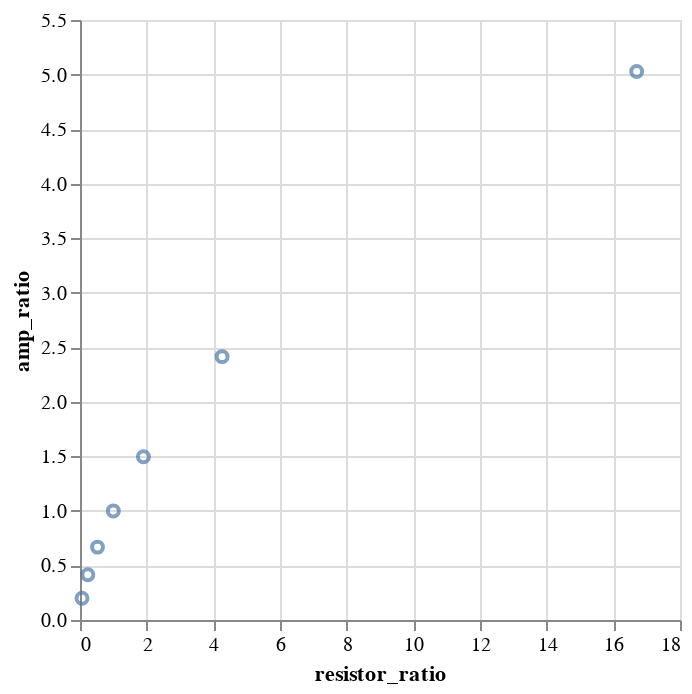

Notebook source saved alongside this figure:
### Code cell
alt.Chart(dfn).mark_point().encode(x="resistor_ratio", y="amp_ratio")

### Figure 1 — Vega-Lite specification as saved in the notebook (floating-point values rounded to 4 significant figures)
{"config": {"view": {"continuousWidth": 300, "continuousHeight": 300}}, "data": {"name": "data-23eaf4839f5499a3a80d4926c6d1a4fa"}, "mark": {"type": "point"}, "encoding": {"x": {"field": "resistor_ratio", "type": "quantitative"}, "y": {"field": "amp_ratio", "type": "quantitative"}}, "$schema": "https://vega.github.io/schema/vega-lite/v5.17.0.json", "datasets": {"data-23eaf4839f5499a3a80d4926c6d1a4fa": [{"angle": -33.75, "radian": -0.589, "left": 0.1951, "right": 0.9808, "resistors_right": 100.0, "resistors_left": 1670.0, "res_inv_left": 0.05988, "amp_ratio": 0.1989, "resistor_ratio": 0.05988}, {"angle": -22.5, "radian": -0.3927, "left": 0.3827, "right": 0.9239, "resistors_right": 103.0, "resistors_left": 439.0, "res_inv_left": 0.2278, "amp_ratio": 0.4142, "resistor_ratio": 0.2346}, {"angle": -11.25, "radian": -0.1963, "left": 0.5556, "right": 0.8315, "resistors_right": 113.0, "resistors_left": 215.0, "res_inv_left": 0.4651, "amp_ratio": 0.6682, "resistor_ratio": 0.5256}, {"angle": 0.0, "radian": 0.0, "left": 0.7071, "right": 0.7071, "resistors_right": 141.0, "resistors_left": 141.0, "res_inv_left": 0.7092, "amp_ratio": 1.0, "resistor_ratio": 1.0}, {"angle": 11.25, "radian": 0.1963, "left": 0.8315, "right": 0.5556, "resistors_right": 215.0, "resistors_left": 113.0, "res_inv_left": 0.885, "amp_ratio": 1.497, "resistor_ratio": 1.903}, {"angle": 22.5, "radian": 0.3927, "left": 0.9239, "right": 0.3827, "resistors_right": 439.0, "resistors_left": 103.0, "res_inv_left": 0.9709, "amp_ratio": 2.414, "resistor_ratio": 4.262}, {"angle": 33.75, "radian": 0.589, "left": 0.9808, "right": 0.1951, "resistors_right": 1670.0, "resistors_left": 100.0, "res_inv_left": 1.0, "amp_ratio": 5.027, "resistor_ratio": 16.7}]}}
